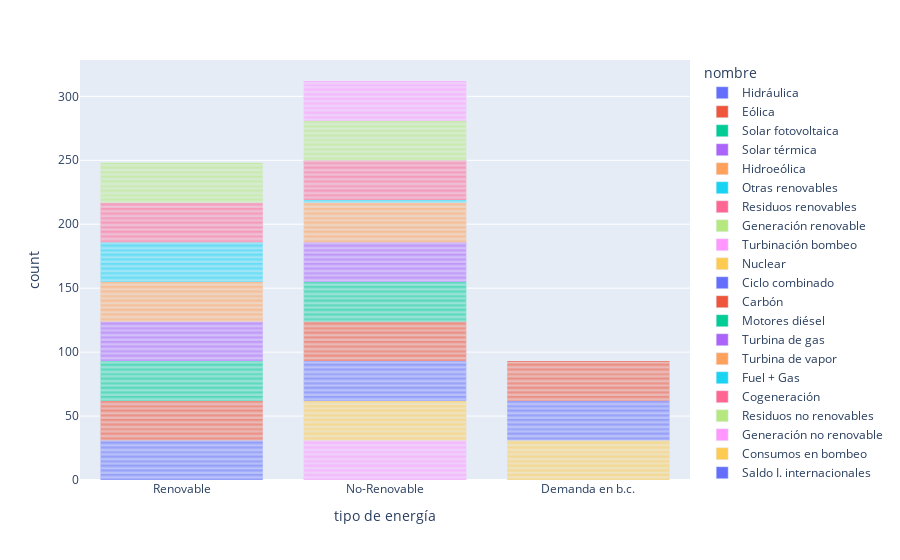

Source (notebook cell):
### Code cell
fig4 = px.bar(data_frame = df_balance,
       x          = 'tipo de energía',
       color      = 'nombre')

fig4.show()

### Figure 1 — Plotly figure (JSON) as saved in the notebook; plotly's stock layout.template omitted (floating-point values rounded to 4 significant figures)
{"data": [{"alignmentgroup": "True", "hovertemplate": "nombre=Hidráulica<br>tipo de energía=%{x}<br>count=%{y}<extra></extra>", "legendgroup": "Hidráulica", "marker": {"color": "#636efa", "pattern": {"shape": ""}}, "name": "Hidráulica", "offsetgroup": "Hidráulica", "orientation": "v", "showlegend": true, "textposition": "auto", "type": "bar", "x": ["Renovable", "Renovable", "Renovable", "Renovable", "Renovable", "Renovable", "Renovable", "Renovable", "Renovable", "Renovable", "Renovable", "Renovable", "Renovable", "Renovable", "Renovable", "Renovable", "Renovable", "Renovable", "Renovable", "Renovable", "Renovable", "Renovable", "Renovable", "Renovable", "Renovable", "Renovable", "Renovable", "Renovable", "Renovable", "Renovable", "Renovable"], "xaxis": "x", "y": [1, 1, 1, 1, 1, 1, 1, 1, 1, 1, 1, 1, 1, 1, 1, 1, 1, 1, 1, 1, 1, 1, 1, 1, 1, 1, 1, 1, 1, 1, 1], "yaxis": "y"}, {"alignmentgroup": "True", "hovertemplate": "nombre=Eólica<br>tipo de energía=%{x}<br>count=%{y}<extra></extra>", "legendgroup": "Eólica", "marker": {"color": "#EF553B", "pattern": {"shape": ""}}, "name": "Eólica", "offsetgroup": "Eólica", "orientation": "v", "showlegend": true, "textposition": "auto", "type": "bar", "x": ["Renovable", "Renovable", "Renovable", "Renovable", "Renovable", "Renovable", "Renovable", "Renovable", "Renovable", "Renovable", "Renovable", "Renovable", "Renovable", "Renovable", "Renovable", "Renovable", "Renovable", "Renovable", "Renovable", "Renovable", "Renovable", "Renovable", "Renovable", "Renovable", "Renovable", "Renovable", "Renovable", "Renovable", "Renovable", "Renovable", "Renovable"], "xaxis": "x", "y": [1, 1, 1, 1, 1, 1, 1, 1, 1, 1, 1, 1, 1, 1, 1, 1, 1, 1, 1, 1, 1, 1, 1, 1, 1, 1, 1, 1, 1, 1, 1], "yaxis": "y"}, {"alignmentgroup": "True", "hovertemplate": "nombre=Solar fotovoltaica<br>tipo de energía=%{x}<br>count=%{y}<extra></extra>", "legendgroup": "Solar fotovoltaica", "marker": {"color": "#00cc96", "pattern": {"shape": ""}}, "name": "Solar fotovoltaica", "offsetgroup": "Solar fotovoltaica", "orientation": "v", "showlegend": true, "textposition": "auto", "type": "bar", "x": ["Renovable", "Renovable", "Renovable", "Renovable", "Renovable", "Renovable", "Renovable", "Renovable", "Renovable", "Renovable", "Renovable", "Renovable", "Renovable", "Renovable", "Renovable", "Renovable", "Renovable", "Renovable", "Renovable", "Renovable", "Renovable", "Renovable", "Renovable", "Renovable", "Renovable", "Renovable", "Renovable", "Renovable", "Renovable", "Renovable", "Renovable"], "xaxis": "x", "y": [1, 1, 1, 1, 1, 1, 1, 1, 1, 1, 1, 1, 1, 1, 1, 1, 1, 1, 1, 1, 1, 1, 1, 1, 1, 1, 1, 1, 1, 1, 1], "yaxis": "y"}, {"alignmentgroup": "True", "hovertemplate": "nombre=Solar térmica<br>tipo de energía=%{x}<br>count=%{y}<extra></extra>", "legendgroup": "Solar térmica", "marker": {"color": "#ab63fa", "pattern": {"shape": ""}}, "name": "Solar térmica", "offsetgroup": "Solar térmica", "orientation": "v", "showlegend": true, "textposition": "auto", "type": "bar", "x": ["Renovable", "Renovable", "Renovable", "Renovable", "Renovable", "Renovable", "Renovable", "Renovable", "Renovable", "Renovable", "Renovable", "Renovable", "Renovable", "Renovable", "Renovable", "Renovable", "Renovable", "Renovable", "Renovable", "Renovable", "Renovable", "Renovable", "Renovable", "Renovable", "Renovable", "Renovable", "Renovable", "Renovable", "Renovable", "Renovable", "Renovable"], "xaxis": "x", "y": [1, 1, 1, 1, 1, 1, 1, 1, 1, 1, 1, 1, 1, 1, 1, 1, 1, 1, 1, 1, 1, 1, 1, 1, 1, 1, 1, 1, 1, 1, 1], "yaxis": "y"}, {"alignmentgroup": "True", "hovertemplate": "nombre=Hidroeólica<br>tipo de energía=%{x}<br>count=%{y}<extra></extra>", "legendgroup": "Hidroeólica", "marker": {"color": "#FFA15A", "pattern": {"shape": ""}}, "name": "Hidroeólica", "offsetgroup": "Hidroeólica", "orientation": "v", "showlegend": true, "textposition": "auto", "type": "bar", "x": ["Renovable", "Renovable", "Renovable", "Renovable", "Renovable", "Renovable", "Renovable", "Renovable", "Renovable", "Renovable", "Renovable", "Renovable", "Renovable", "Renovable", "Renovable", "Renovable", "Renovable", "Renovable", "Renovable", "Renovable", "Renovable", "Renovable", "Renovable", "Renovable", "Renovable", "Renovable", "Renovable", "Renovable", "Renovable", "Renovable", "Renovable"], "xaxis": "x", "y": [1, 1, 1, 1, 1, 1, 1, 1, 1, 1, 1, 1, 1, 1, 1, 1, 1, 1, 1, 1, 1, 1, 1, 1, 1, 1, 1, 1, 1, 1, 1], "yaxis": "y"}, {"alignmentgroup": "True", "hovertemplate": "nombre=Otras renovables<br>tipo de energía=%{x}<br>count=%{y}<extra></extra>", "legendgroup": "Otras renovables", "marker": {"color": "#19d3f3", "pattern": {"shape": ""}}, "name": "Otras renovables", "offsetgroup": "Otras renovables", "orientation": "v", "showlegend": true, "textposition": "auto", "type": "bar", "x": ["Renovable", "Renovable", "Renovable", "Renovable", "Renovable", "Renovable", "Renovable", "Renovable", "Renovable", "Renovable", "Renovable", "Renovable", "Renovable", "Renovable", "Renovable", "Renovable", "Renovable", "Renovable", "Renovable", "Renovable", "Renovable", "Renovable", "Renovable", "Renovable", "Renovable", "Renovable", "Renovable", "Renovable", "Renovable", "Renovable", "Renovable"], "xaxis": "x", "y": [1, 1, 1, 1, 1, 1, 1, 1, 1, 1, 1, 1, 1, 1, 1, 1, 1, 1, 1, 1, 1, 1, 1, 1, 1, 1, 1, 1, 1, 1, 1], "yaxis": "y"}, {"alignmentgroup": "True", "hovertemplate": "nombre=Residuos renovables<br>tipo de energía=%{x}<br>count=%{y}<extra></extra>", "legendgroup": "Residuos renovables", "marker": {"color": "#FF6692", "pattern": {"shape": ""}}, "name": "Residuos renovables", "offsetgroup": "Residuos renovables", "orientation": "v", "showlegend": true, "textposition": "auto", "type": "bar", "x": ["Renovable", "Renovable", "Renovable", "Renovable", "Renovable", "Renovable", "Renovable", "Renovable", "Renovable", "Renovable", "Renovable", "Renovable", "Renovable", "Renovable", "Renovable", "Renovable", "Renovable", "Renovable", "Renovable", "Renovable", "Renovable", "Renovable", "Renovable", "Renovable", "Renovable", "Renovable", "Renovable", "Renovable", "Renovable", "Renovable", "Renovable"], "xaxis": "x", "y": [1, 1, 1, 1, 1, 1, 1, 1, 1, 1, 1, 1, 1, 1, 1, 1, 1, 1, 1, 1, 1, 1, 1, 1, 1, 1, 1, 1, 1, 1, 1], "yaxis": "y"}, {"alignmentgroup": "True", "hovertemplate": "nombre=Generación renovable<br>tipo de energía=%{x}<br>count=%{y}<extra></extra>", "legendgroup": "Generación renovable", "marker": {"color": "#B6E880", "pattern": {"shape": ""}}, "name": "Generación renovable", "offsetgroup": "Generación renovable", "orientation": "v", "showlegend": true, "textposition": "auto", "type": "bar", "x": ["Renovable", "Renovable", "Renovable", "Renovable", "Renovable", "Renovable", "Renovable", "Renovable", "Renovable", "Renovable", "Renovable", "Renovable", "Renovable", "Renovable", "Renovable", "Renovable", "Renovable", "Renovable", "Renovable", "Renovable", "Renovable", "Renovable", "Renovable", "Renovable", "Renovable", "Renovable", "Renovable", "Renovable", "Renovable", "Renovable", "Renovable"], "xaxis": "x", "y": [1, 1, 1, 1, 1, 1, 1, 1, 1, 1, 1, 1, 1, 1, 1, 1, 1, 1, 1, 1, 1, 1, 1, 1, 1, 1, 1, 1, 1, 1, 1], "yaxis": "y"}, {"alignmentgroup": "True", "hovertemplate": "nombre=Turbinación bombeo<br>tipo de energía=%{x}<br>count=%{y}<extra></extra>", "legendgroup": "Turbinación bombeo", "marker": {"color": "#FF97FF", "pattern": {"shape": ""}}, "name": "Turbinación bombeo", "offsetgroup": "Turbinación bombeo", "orientation": "v", "showlegend": true, "textposition": "auto", "type": "bar", "x": ["No-Renovable", "No-Renovable", "No-Renovable", "No-Renovable", "No-Renovable", "No-Renovable", "No-Renovable", "No-Renovable", "No-Renovable", "No-Renovable", "No-Renovable", "No-Renovable", "No-Renovable", "No-Renovable", "No-Renovable", "No-Renovable", "No-Renovable", "No-Renovable", "No-Renovable", "No-Renovable", "No-Renovable", "No-Renovable", "No-Renovable", "No-Renovable", "No-Renovable", "No-Renovable", "No-Renovable", "No-Renovable", "No-Renovable", "No-Renovable", "No-Renovable"], "xaxis": "x", "y": [1, 1, 1, 1, 1, 1, 1, 1, 1, 1, 1, 1, 1, 1, 1, 1, 1, 1, 1, 1, 1, 1, 1, 1, 1, 1, 1, 1, 1, 1, 1], "yaxis": "y"}, {"alignmentgroup": "True", "hovertemplate": "nombre=Nuclear<br>tipo de energía=%{x}<br>count=%{y}<extra></extra>", "legendgroup": "Nuclear", "marker": {"color": "#FECB52", "pattern": {"shape": ""}}, "name": "Nuclear", "offsetgroup": "Nuclear", "orientation": "v", "showlegend": true, "textposition": "auto", "type": "bar", "x": ["No-Renovable", "No-Renovable", "No-Renovable", "No-Renovable", "No-Renovable", "No-Renovable", "No-Renovable", "No-Renovable", "No-Renovable", "No-Renovable", "No-Renovable", "No-Renovable", "No-Renovable", "No-Renovable", "No-Renovable", "No-Renovable", "No-Renovable", "No-Renovable", "No-Renovable", "No-Renovable", "No-Renovable", "No-Renovable", "No-Renovable", "No-Renovable", "No-Renovable", "No-Renovable", "No-Renovable", "No-Renovable", "No-Renovable", "No-Renovable", "No-Renovable"], "xaxis": "x", "y": [1, 1, 1, 1, 1, 1, 1, 1, 1, 1, 1, 1, 1, 1, 1, 1, 1, 1, 1, 1, 1, 1, 1, 1, 1, 1, 1, 1, 1, 1, 1], "yaxis": "y"}, {"alignmentgroup": "True", "hovertemplate": "nombre=Ciclo combinado<br>tipo de energía=%{x}<br>count=%{y}<extra></extra>", "legendgroup": "Ciclo combinado", "marker": {"color": "#636efa", "pattern": {"shape": ""}}, "name": "Ciclo combinado", "offsetgroup": "Ciclo combinado", "orientation": "v", "showlegend": true, "textposition": "auto", "type": "bar", "x": ["No-Renovable", "No-Renovable", "No-Renovable", "No-Renovable", "No-Renovable", "No-Renovable", "No-Renovable", "No-Renovable", "No-Renovable", "No-Renovable", "No-Renovable", "No-Renovable", "No-Renovable", "No-Renovable", "No-Renovable", "No-Renovable", "No-Renovable", "No-Renovable", "No-Renovable", "No-Renovable", "No-Renovable", "No-Renovable", "No-Renovable", "No-Renovable", "No-Renovable", "No-Renovable", "No-Renovable", "No-Renovable", "No-Renovable", "No-Renovable", "No-Renovable"], "xaxis": "x", "y": [1, 1, 1, 1, 1, 1, 1, 1, 1, 1, 1, 1, 1, 1, 1, 1, 1, 1, 1, 1, 1, 1, 1, 1, 1, 1, 1, 1, 1, 1, 1], "yaxis": "y"}, {"alignmentgroup": "True", "hovertemplate": "nombre=Carbón<br>tipo de energía=%{x}<br>count=%{y}<extra></extra>", "legendgroup": "Carbón", "marker": {"color": "#EF553B", "pattern": {"shape": ""}}, "name": "Carbón", "offsetgroup": "Carbón", "orientation": "v", "showlegend": true, "textposition": "auto", "type": "bar", "x": ["No-Renovable", "No-Renovable", "No-Renovable", "No-Renovable", "No-Renovable", "No-Renovable", "No-Renovable", "No-Renovable", "No-Renovable", "No-Renovable", "No-Renovable", "No-Renovable", "No-Renovable", "No-Renovable", "No-Renovable", "No-Renovable", "No-Renovable", "No-Renovable", "No-Renovable", "No-Renovable", "No-Renovable", "No-Renovable", "No-Renovable", "No-Renovable", "No-Renovable", "No-Renovable", "No-Renovable", "No-Renovable", "No-Renovable", "No-Renovable", "No-Renovable"], "xaxis": "x", "y": [1, 1, 1, 1, 1, 1, 1, 1, 1, 1, 1, 1, 1, 1, 1, 1, 1, 1, 1, 1, 1, 1, 1, 1, 1, 1, 1, 1, 1, 1, 1], "yaxis": "y"}, {"alignmentgroup": "True", "hovertemplate": "nombre=Motores diésel<br>tipo de energía=%{x}<br>count=%{y}<extra></extra>", "legendgroup": "Motores diésel", "marker": {"color": "#00cc96", "pattern": {"shape": ""}}, "name": "Motores diésel", "offsetgroup": "Motores diésel", "orientation": "v", "showlegend": true, "textposition": "auto", "type": "bar", "x": ["No-Renovable", "No-Renovable", "No-Renovable", "No-Renovable", "No-Renovable", "No-Renovable", "No-Renovable", "No-Renovable", "No-Renovable", "No-Renovable", "No-Renovable", "No-Renovable", "No-Renovable", "No-Renovable", "No-Renovable", "No-Renovable", "No-Renovable", "No-Renovable", "No-Renovable", "No-Renovable", "No-Renovable", "No-Renovable", "No-Renovable", "No-Renovable", "No-Renovable", "No-Renovable", "No-Renovable", "No-Renovable", "No-Renovable", "No-Renovable", "No-Renovable"], "xaxis": "x", "y": [1, 1, 1, 1, 1, 1, 1, 1, 1, 1, 1, 1, 1, 1, 1, 1, 1, 1, 1, 1, 1, 1, 1, 1, 1, 1, 1, 1, 1, 1, 1], "yaxis": "y"}, {"alignmentgroup": "True", "hovertemplate": "nombre=Turbina de gas<br>tipo de energía=%{x}<br>count=%{y}<extra></extra>", "legendgroup": "Turbina de gas", "marker": {"color": "#ab63fa", "pattern": {"shape": ""}}, "name": "Turbina de gas", "offsetgroup": "Turbina de gas", "orientation": "v", "showlegend": true, "textposition": "auto", "type": "bar", "x": ["No-Renovable", "No-Renovable", "No-Renovable", "No-Renovable", "No-Renovable", "No-Renovable", "No-Renovable", "No-Renovable", "No-Renovable", "No-Renovable", "No-Renovable", "No-Renovable", "No-Renovable", "No-Renovable", "No-Renovable", "No-Renovable", "No-Renovable", "No-Renovable", "No-Renovable", "No-Renovable", "No-Renovable", "No-Renovable", "No-Renovable", "No-Renovable", "No-Renovable", "No-Renovable", "No-Renovable", "No-Renovable", "No-Renovable", "No-Renovable", "No-Renovable"], "xaxis": "x", "y": [1, 1, 1, 1, 1, 1, 1, 1, 1, 1, 1, 1, 1, 1, 1, 1, 1, 1, 1, 1, 1, 1, 1, 1, 1, 1, 1, 1, 1, 1, 1], "yaxis": "y"}, {"alignmentgroup": "True", "hovertemplate": "nombre=Turbina de vapor<br>tipo de energía=%{x}<br>count=%{y}<extra></extra>", "legendgroup": "Turbina de vapor", "marker": {"color": "#FFA15A", "pattern": {"shape": ""}}, "name": "Turbina de vapor", "offsetgroup": "Turbina de vapor", "orientation": "v", "showlegend": true, "textposition": "auto", "type": "bar", "x": ["No-Renovable", "No-Renovable", "No-Renovable", "No-Renovable", "No-Renovable", "No-Renovable", "No-Renovable", "No-Renovable", "No-Renovable", "No-Renovable", "No-Renovable", "No-Renovable", "No-Renovable", "No-Renovable", "No-Renovable", "No-Renovable", "No-Renovable", "No-Renovable", "No-Renovable", "No-Renovable", "No-Renovable", "No-Renovable", "No-Renovable", "No-Renovable", "No-Renovable", "No-Renovable", "No-Renovable", "No-Renovable", "No-Renovable", "No-Renovable", "No-Renovable"], "xaxis": "x", "y": [1, 1, 1, 1, 1, 1, 1, 1, 1, 1, 1, 1, 1, 1, 1, 1, 1, 1, 1, 1, 1, 1, 1, 1, 1, 1, 1, 1, 1, 1, 1], "yaxis": "y"}, {"alignmentgroup": "True", "hovertemplate": "nombre=Fuel + Gas<br>tipo de energía=%{x}<br>count=%{y}<extra></extra>", "legendgroup": "Fuel + Gas", "marker": {"color": "#19d3f3", "pattern": {"shape": ""}}, "name": "Fuel + Gas", "offsetgroup": "Fuel + Gas", "orientation": "v", "showlegend": true, "textposition": "auto", "type": "bar", "x": ["No-Renovable", "No-Renovable"], "xaxis": "x", "y": [1, 1], "yaxis": "y"}, {"alignmentgroup": "True", "hovertemplate": "nombre=Cogeneración<br>tipo de energía=%{x}<br>count=%{y}<extra></extra>", "legendgroup": "Cogeneración", "marker": {"color": "#FF6692", "pattern": {"shape": ""}}, "name": "Cogeneración", "offsetgroup": "Cogeneración", "orientation": "v", "showlegend": true, "textposition": "auto", "type": "bar", "x": ["No-Renovable", "No-Renovable", "No-Renovable", "No-Renovable", "No-Renovable", "No-Renovable", "No-Renovable", "No-Renovable", "No-Renovable", "No-Renovable", "No-Renovable", "No-Renovable", "No-Renovable", "No-Renovable", "No-Renovable", "No-Renovable", "No-Renovable", "No-Renovable", "No-Renovable", "No-Renovable", "No-Renovable", "No-Renovable", "No-Renovable", "No-Renovable", "No-Renovable", "No-Renovable", "No-Renovable", "No-Renovable", "No-Renovable", "No-Renovable", "No-Renovable"], "xaxis": "x", "y": [1, 1, 1, 1, 1, 1, 1, 1, 1, 1, 1, 1, 1, 1, 1, 1, 1, 1, 1, 1, 1, 1, 1, 1, 1, 1, 1, 1, 1, 1, 1], "yaxis": "y"}, {"alignmentgroup": "True", "hovertemplate": "nombre=Residuos no renovables<br>tipo de energía=%{x}<br>count=%{y}<extra></extra>", "legendgroup": "Residuos no renovables", "marker": {"color": "#B6E880", "pattern": {"shape": ""}}, "name": "Residuos no renovables", "offsetgroup": "Residuos no renovables", "orientation": "v", "showlegend": true, "textposition": "auto", "type": "bar", "x": ["No-Renovable", "No-Renovable", "No-Renovable", "No-Renovable", "No-Renovable", "No-Renovable", "No-Renovable", "No-Renovable", "No-Renovable", "No-Renovable", "No-Renovable", "No-Renovable", "No-Renovable", "No-Renovable", "No-Renovable", "No-Renovable", "No-Renovable", "No-Renovable", "No-Renovable", "No-Renovable", "No-Renovable", "No-Renovable", "No-Renovable", "No-Renovable", "No-Renovable", "No-Renovable", "No-Renovable", "No-Renovable", "No-Renovable", "No-Renovable", "No-Renovable"], "xaxis": "x", "y": [1, 1, 1, 1, 1, 1, 1, 1, 1, 1, 1, 1, 1, 1, 1, 1, 1, 1, 1, 1, 1, 1, 1, 1, 1, 1, 1, 1, 1, 1, 1], "yaxis": "y"}, {"alignmentgroup": "True", "hovertemplate": "nombre=Generación no renovable<br>tipo de energía=%{x}<br>count=%{y}<extra></extra>", "legendgroup": "Generación no renovable", "marker": {"color": "#FF97FF", "pattern": {"shape": ""}}, "name": "Generación no renovable", "offsetgroup": "Generación no renovable", "orientation": "v", "showlegend": true, "textposition": "auto", "type": "bar", "x": ["No-Renovable", "No-Renovable", "No-Renovable", "No-Renovable", "No-Renovable", "No-Renovable", "No-Renovable", "No-Renovable", "No-Renovable", "No-Renovable", "No-Renovable", "No-Renovable", "No-Renovable", "No-Renovable", "No-Renovable", "No-Renovable", "No-Renovable", "No-Renovable", "No-Renovable", "No-Renovable", "No-Renovable", "No-Renovable", "No-Renovable", "No-Renovable", "No-Renovable", "No-Renovable", "No-Renovable", "No-Renovable", "No-Renovable", "No-Renovable", "No-Renovable"], "xaxis": "x", "y": [1, 1, 1, 1, 1, 1, 1, 1, 1, 1, 1, 1, 1, 1, 1, 1, 1, 1, 1, 1, 1, 1, 1, 1, 1, 1, 1, 1, 1, 1, 1], "yaxis": "y"}, {"alignmentgroup": "True", "hovertemplate": "nombre=Consumos en bombeo<br>tipo de energía=%{x}<br>count=%{y}<extra></extra>", "legendgroup": "Consumos en bombeo", "marker": {"color": "#FECB52", "pattern": {"shape": ""}}, "name": "Consumos en bombeo", "offsetgroup": "Consumos en bombeo", "orientation": "v", "showlegend": true, "textposition": "auto", "type": "bar", "x": ["Demanda en b.c.", "Demanda en b.c.", "Demanda en b.c.", "Demanda en b.c.", "Demanda en b.c.", "Demanda en b.c.", "Demanda en b.c.", "Demanda en b.c.", "Demanda en b.c.", "Demanda en b.c.", "Demanda en b.c.", "Demanda en b.c.", "Demanda en b.c.", "Demanda en b.c.", "Demanda en b.c.", "Demanda en b.c.", "Demanda en b.c.", "Demanda en b.c.", "Demanda en b.c.", "Demanda en b.c.", "Demanda en b.c.", "Demanda en b.c.", "Demanda en b.c.", "Demanda en b.c.", "Demanda en b.c.", "Demanda en b.c.", "Demanda en b.c.", "Demanda en b.c.", "Demanda en b.c.", "Demanda en b.c.", "Demanda en b.c."], "xaxis": "x", "y": [1, 1, 1, 1, 1, 1, 1, 1, 1, 1, 1, 1, 1, 1, 1, 1, 1, 1, 1, 1, 1, 1, 1, 1, 1, 1, 1, 1, 1, 1, 1], "yaxis": "y"}, {"alignmentgroup": "True", "hovertemplate": "nombre=Saldo I. internacionales<br>tipo de energía=%{x}<br>count=%{y}<extra></extra>", "legendgroup": "Saldo I. internacionales", "marker": {"color": "#636efa", "pattern": {"shape": ""}}, "name": "Saldo I. internacionales", "offsetgroup": "Saldo I. internacionales", "orientation": "v", "showlegend": true, "textposition": "auto", "type": "bar", "x": ["Demanda en b.c.", "Demanda en b.c.", "Demanda en b.c.", "Demanda en b.c.", "Demanda en b.c.", "Demanda en b.c.", "Demanda en b.c.", "Demanda en b.c.", "Demanda en b.c.", "Demanda en b.c.", "Demanda en b.c.", "Demanda en b.c.", "Demanda en b.c.", "Demanda en b.c.", "Demanda en b.c.", "Demanda en b.c.", "Demanda en b.c.", "Demanda en b.c.", "Demanda en b.c.", "Demanda en b.c.", "Demanda en b.c.", "Demanda en b.c.", "Demanda en b.c.", "Demanda en b.c.", "Demanda en b.c.", "Demanda en b.c.", "Demanda en b.c.", "Demanda en b.c.", "Demanda en b.c.", "Demanda en b.c.", "Demanda en b.c."], "xaxis": "x", "y": [1, 1, 1, 1, 1, 1, 1, 1, 1, 1, 1, 1, 1, 1, 1, 1, 1, 1, 1, 1, 1, 1, 1, 1, 1, 1, 1, 1, 1, 1, 1], "yaxis": "y"}, {"alignmentgroup": "True", "hovertemplate": "nombre=Demanda en b.c.<br>tipo de energía=%{x}<br>count=%{y}<extra></extra>", "legendgroup": "Demanda en b.c.", "marker": {"color": "#EF553B", "pattern": {"shape": ""}}, "name": "Demanda en b.c.", "offsetgroup": "Demanda en b.c.", "orientation": "v", "showlegend": true, "textposition": "auto", "type": "bar", "x": ["Demanda en b.c.", "Demanda en b.c.", "Demanda en b.c.", "Demanda en b.c.", "Demanda en b.c.", "Demanda en b.c.", "Demanda en b.c.", "Demanda en b.c.", "Demanda en b.c.", "Demanda en b.c.", "Demanda en b.c.", "Demanda en b.c.", "Demanda en b.c.", "Demanda en b.c.", "Demanda en b.c.", "Demanda en b.c.", "Demanda en b.c.", "Demanda en b.c.", "Demanda en b.c.", "Demanda en b.c.", "Demanda en b.c.", "Demanda en b.c.", "Demanda en b.c.", "Demanda en b.c.", "Demanda en b.c.", "Demanda en b.c.", "Demanda en b.c.", "Demanda en b.c.", "Demanda en b.c.", "Demanda en b.c.", "Demanda en b.c."], "xaxis": "x", "y": [1, 1, 1, 1, 1, 1, 1, 1, 1, 1, 1, 1, 1, 1, 1, 1, 1, 1, 1, 1, 1, 1, 1, 1, 1, 1, 1, 1, 1, 1, 1], "yaxis": "y"}], "layout": {"barmode": "relative", "legend": {"title": {"text": "nombre"}, "tracegroupgap": 0}, "margin": {"t": 60}, "xaxis": {"anchor": "y", "domain": [0, 1], "title": {"text": "tipo de energía"}}, "yaxis": {"anchor": "x", "domain": [0, 1], "title": {"text": "count"}}}}
